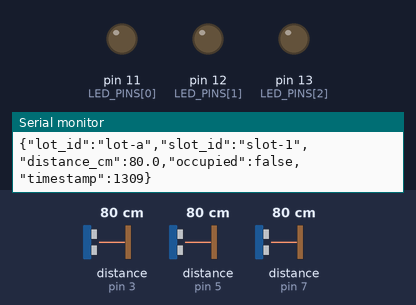
The sketch below on a simulated Arduino Uno, built with avr-gcc and run on an emulated ATmega328P. Parts: output pins drawn as LEDs (lit = HIGH), the last lines printed to the serial monitor. Wiring (inferred from the names in the program): 3 × ultrasonic range finder: trigger pin 2, echo pin 3 / trigger pin 4, echo pin 5 / trigger pin 6, echo pin 7. The inputs (shaded band) are chosen by the test bench; at power-on: distance to the obstacle (sensors on pin 3, pin 5, pin 7) 80 cm. The echo pulse lasts 58.3 µs per cm; pins used as bus, display or sensor lines are not drawn.

Above: at 1.3 s.
1.4 s: distance to the obstacle (sensor on pin 3) set to 2 cm
4.4 s: distance to the obstacle (sensor on pin 3) set to 299 cm
7.4 s: distance to the obstacle (sensor on pin 5) set to 2 cm
At 15.4 s:
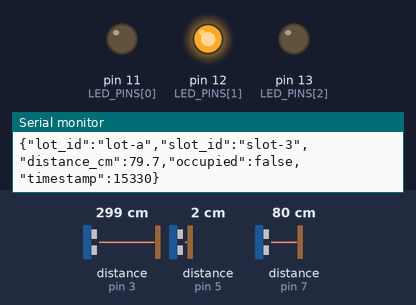
Timing chart, 0 to 16.4 s (numbered marks = the images above; inputs shaded):
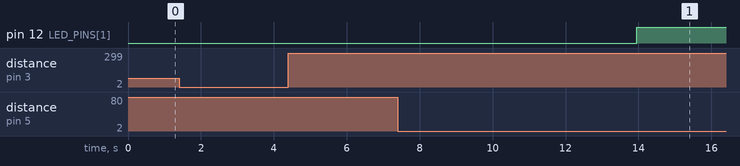

Measured:
- after the input at 7.4 s, pin 12 (LED_PINS[1]): LOW → HIGH after 6.5 s

The sketch:

multi_sensor_simulation.ino
```cpp
/*
 * PRISM TinkerCAD Simulation - Multi-Sensor with Debounce & Filtering
 *
 * Features:
 * - 3 HC-SR04 ultrasonic sensors
 * - Debounce state machine (prevents false triggers)
 * - Median filtering (reduces noise)
 *
 * Designed for TinkerCAD using Arduino Uno.
 *
 * Wiring: See docs/wiring_diagram.md
 */

// Number of sensors
const int NUM_SENSORS = 3;

// Pin definitions
const int TRIG_PINS[NUM_SENSORS] = {2, 4, 6};
const int ECHO_PINS[NUM_SENSORS] = {3, 5, 7};
const int LED_PINS[NUM_SENSORS] = {11, 12, 13};

// Identifiers
const char* SLOT_IDS[NUM_SENSORS] = {"slot-1", "slot-2", "slot-3"};
const char* LOT_ID = "lot-a";

// Configuration
const float THRESHOLD_CM = 15.0;
const int READING_INTERVAL_MS = 500;
const int SENSOR_DELAY_MS = 60;
const unsigned long DEBOUNCE_MS = 5000;  // 5 seconds for simulation
const int MEDIAN_SAMPLES = 5;

// Slot state with debounce tracking
struct SlotState {
  bool occupied;
  bool pendingChange;
  bool pendingState;
  unsigned long lastChangeTime;
  float lastDistance;
};

SlotState slots[NUM_SENSORS];

void setup() {
  Serial.begin(9600);

  for (int i = 0; i < NUM_SENSORS; i++) {
    pinMode(TRIG_PINS[i], OUTPUT);
    pinMode(ECHO_PINS[i], INPUT);
    pinMode(LED_PINS[i], OUTPUT);

    slots[i].occupied = false;
    slots[i].pendingChange = false;
    slots[i].pendingState = false;
    slots[i].lastChangeTime = 0;
    slots[i].lastDistance = 999.0;
  }

  Serial.println("PRISM Multi-Sensor (Debounce + Median Filter)");
  Serial.println("==============================================");
  Serial.print("Debounce: ");
  Serial.print(DEBOUNCE_MS);
  Serial.println("ms");
  Serial.println("----------------------------------------------");
}

float measureSingleDistance(int sensorIndex) {
  int trigPin = TRIG_PINS[sensorIndex];
  int echoPin = ECHO_PINS[sensorIndex];

  digitalWrite(trigPin, LOW);
  delayMicroseconds(2);
  digitalWrite(trigPin, HIGH);
  delayMicroseconds(10);
  digitalWrite(trigPin, LOW);

  long duration = pulseIn(echoPin, HIGH, 30000);

  if (duration == 0) {
    return 999.0;
  }

  return (duration * 0.0343) / 2.0;
}

// Bubble sort for median calculation
void sortArray(float arr[], int n) {
  for (int i = 0; i < n - 1; i++) {
    for (int j = 0; j < n - i - 1; j++) {
      if (arr[j] > arr[j + 1]) {
        float temp = arr[j];
        arr[j] = arr[j + 1];
        arr[j + 1] = temp;
      }
    }
  }
}

// Take multiple readings and return median
float getMedianDistance(int sensorIndex) {
  float readings[MEDIAN_SAMPLES];

  for (int i = 0; i < MEDIAN_SAMPLES; i++) {
    readings[i] = measureSingleDistance(sensorIndex);
    delay(10);
  }

  sortArray(readings, MEDIAN_SAMPLES);
  return readings[MEDIAN_SAMPLES / 2];
}

// Debounce state machine
bool updateSlotState(int index, float distance) {
  bool currentReading = (distance > 0 && distance < THRESHOLD_CM);
  slots[index].lastDistance = distance;

  // No change from current state
  if (currentReading == slots[index].occupied) {
    slots[index].pendingChange = false;
    return false;
  }

  // State differs - start or continue debounce
  if (!slots[index].pendingChange || slots[index].pendingState != currentReading) {
    // New pending change
    slots[index].pendingChange = true;
    slots[index].pendingState = currentReading;
    slots[index].lastChangeTime = millis();
    return false;
  }

  // Check if debounce period elapsed
  if (millis() - slots[index].lastChangeTime >= DEBOUNCE_MS) {
    slots[index].occupied = currentReading;
    slots[index].pendingChange = false;
    return true;  // State changed
  }

  return false;
}

void printStatus(int index, bool changed) {
  Serial.print(SLOT_IDS[index]);
  Serial.print(": ");
  Serial.print(slots[index].lastDistance, 1);
  Serial.print("cm -> ");
  Serial.print(slots[index].occupied ? "OCCUPIED" : "VACANT");

  if (slots[index].pendingChange) {
    unsigned long remaining = DEBOUNCE_MS - (millis() - slots[index].lastChangeTime);
    Serial.print(" [pending: ");
    Serial.print(remaining);
    Serial.print("ms]");
  }

  if (changed) {
    Serial.print(" *CHANGED*");
  }

  Serial.println();

  // Update LED
  digitalWrite(LED_PINS[index], slots[index].occupied ? HIGH : LOW);
}

void printJSON(int index) {
  Serial.print("{\"lot_id\":\"");
  Serial.print(LOT_ID);
  Serial.print("\",\"slot_id\":\"");
  Serial.print(SLOT_IDS[index]);
  Serial.print("\",\"distance_cm\":");
  Serial.print(slots[index].lastDistance, 1);
  Serial.print(",\"occupied\":");
  Serial.print(slots[index].occupied ? "true" : "false");
  Serial.print(",\"timestamp\":");
  Serial.print(millis());
  Serial.println("}");
}

void loop() {
  Serial.println();

  for (int i = 0; i < NUM_SENSORS; i++) {
    float distance = getMedianDistance(i);
    bool changed = updateSlotState(i, distance);
    printStatus(i, changed);
    printJSON(i);
    delay(SENSOR_DELAY_MS);
  }

  // Summary
  int occ = 0;
  for (int i = 0; i < NUM_SENSORS; i++) {
    if (slots[i].occupied) occ++;
  }
  Serial.print("Summary: ");
  Serial.print(occ);
  Serial.print("/");
  Serial.print(NUM_SENSORS);
  Serial.println(" occupied");
  Serial.println("----------------------------------------------");

  delay(READING_INTERVAL_MS);
}
```
